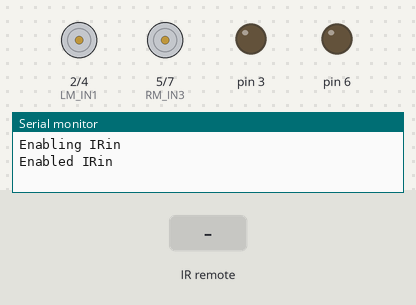
Simulated run of this sketch. Board: Arduino Uno, built with avr-gcc and run on an emulated ATmega328P. Shown: motor-driver pin pairs drawn as motors (green arrow = first pin HIGH = forward, orange = second pin HIGH = backward, longer = more drive), output pins drawn as LEDs (lit = HIGH), the last lines printed to the serial monitor. The inputs (shaded band) are chosen by the test bench.

Above: at 1.2 s.
1.3 s: infrared code 0xFD8877 received
At 2.6 s:
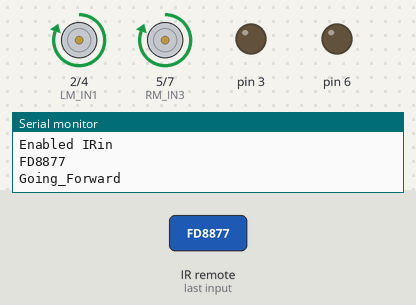
3.1 s: infrared code 0xFD28D7 received
At 3.8 s:
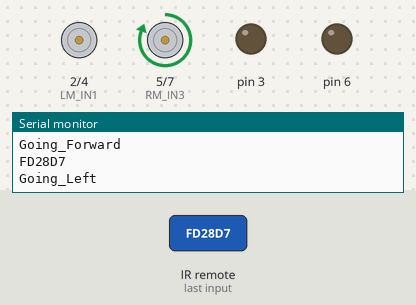
5.4 s: infrared code 0xFD6897 received
At 6.1 s:
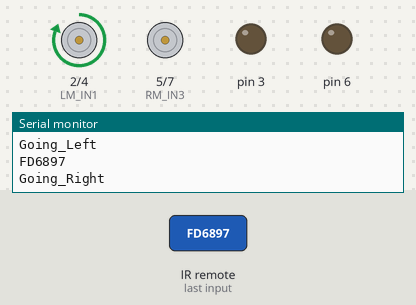
7.7 s: infrared code 0xFD9867 received
At 8.7 s:
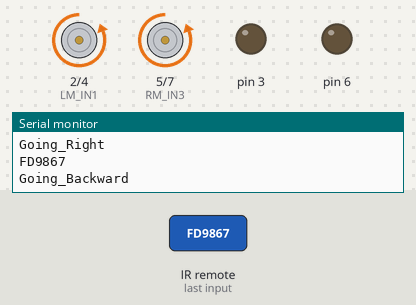
Timing chart, 0 to 10.5 s (numbered marks = the images above; inputs shaded):
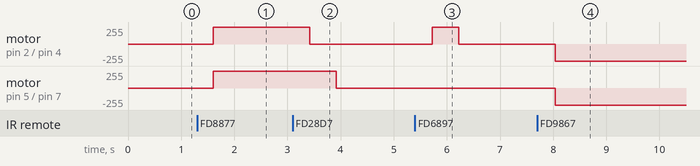

The sketch:

IR_control.ino
```cpp
// IR program for Arduino robot

#include <IRremote.h>

/*
   Left Motor
*/
// IN 1
#define LM_IN1    2
// IN 2
#define LM_IN2    4
/*
   Right Motor
*/
// IN 3
#define RM_IN3    5
// IN 4
#define RM_IN4    7


// IR receiver
# define RECV_PIN 10

IRrecv irrecv(RECV_PIN);

decode_results results;

//HEX codes for buttons
#define FWD       0xFD8877 // go forward
#define LFT       0xFD28D7 // go left
#define RGT       0xFD6897 // go right
#define BWD       0xFD9867 // go backward
#define STOP      0xFD30CF // stop
#define RESET     0xFD00FF // Resets the Arduino Board(RED)

unsigned long int value=0;

/*
 ************Arduino Reset Pin**************
 */
#define RESET_PIN A0

void setup() {

  // set mode of the pins as output
  for (int i = 2; i <= 7; i++) {
    pinMode(i, OUTPUT);
  }


  // start serial communication
  Serial.begin(9600);
  // In case the interrupt driver crashes on setup, give a clue
  // to the user what's going on.
  Serial.println("Enabling IRin");
  irrecv.enableIRIn(); // Start the receiver
  Serial.println("Enabled IRin");

}

void loop() {
  if (irrecv.decode(&results)) {
    value = results.value;
    Serial.println(value, HEX);
    irrecv.resume(); // Receive the next value
    delay(200);
  }

  delay(100);
  check_Inst(value);
  value=0;
}

void check_Inst(long int value) {

  switch (value) {
    case FWD:
      go_Forward();
      break;
    case LFT:
      go_Left();
      break;
    case RGT:
      go_Right();
      break;
    case BWD:
      go_Backward();
      break;
    case STOP:
      go_Stop();
      break;
    case RESET:
      pinMode(RESET_PIN,OUTPUT);
      digitalWrite(RESET_PIN,HIGH);
      break;

    default:
      value = 0;
  }
}

void go_Forward() {

  movement_Inst_Fwd();
  delay(10);
}

void go_Left() {

  movement_Inst_Lft();
  delay(10);
}

void go_Right() {

  movement_Inst_Rgt();
  delay(10);
}

void go_Backward(){

  movement_Inst_Bwd();
  delay(10);
}

void go_Stop(){

  movement_Inst_Stp();
  delay(10);
}

/*
 * These movement instruction are repeated several times in the code
 */
void movement_Inst_Fwd(void){
  Serial.println("Going_Forward");

  // forward movement instructions
  digitalWrite(LM_IN1,HIGH);
  digitalWrite(LM_IN2,LOW);
  digitalWrite(RM_IN3,HIGH);
  digitalWrite(RM_IN4,LOW);
  }

void movement_Inst_Lft(void){
  Serial.println("Going_Left");

  // Left movement instructions
  digitalWrite(LM_IN1,LOW);
  digitalWrite(LM_IN2,LOW);
  digitalWrite(RM_IN3,HIGH);
  digitalWrite(RM_IN4,LOW);
  delay(500);
  digitalWrite(LM_IN1,LOW);
  digitalWrite(LM_IN2,LOW);
  digitalWrite(RM_IN3,LOW);
  digitalWrite(RM_IN4,LOW);
  delay(500);
  }

void movement_Inst_Rgt(void){
  Serial.println("Going_Right");

  // Rgt movement instructions
  digitalWrite(LM_IN1,HIGH);
  digitalWrite(LM_IN2,LOW);
  digitalWrite(RM_IN3,LOW);
  digitalWrite(RM_IN4,LOW);
  delay(500);
  digitalWrite(LM_IN1,LOW);
  digitalWrite(LM_IN2,LOW);
  digitalWrite(RM_IN3,LOW);
  digitalWrite(RM_IN4,LOW);
  delay(500);

  }

void movement_Inst_Bwd(void){
  Serial.println("Going_Backward");

  // Bwd movement instructions
  digitalWrite(LM_IN1,LOW);
  digitalWrite(LM_IN2,HIGH);
  digitalWrite(RM_IN3,LOW);
  digitalWrite(RM_IN4,HIGH);
  }

void movement_Inst_Stp(void){
  Serial.println("Stopping");

  // Stp movement instructions
  digitalWrite(LM_IN1,LOW);
  digitalWrite(LM_IN2,LOW);
  digitalWrite(RM_IN3,LOW);
  digitalWrite(RM_IN4,LOW);
  }
```

Measured:
- after the input at 1.3 s, motor on pin 2 (LM_IN1) / pin 4 (LM_IN2), motor on pin 5 (RM_IN3) / pin 7 (RM_IN4): stopped → forward 255/255 after 0.30 s
- after the input at 3.1 s, motor on pin 2 (LM_IN1) / pin 4 (LM_IN2): forward 255/255 → stopped after 0.32 s; motor on pin 5 (RM_IN3) / pin 7 (RM_IN4): forward 255/255 → stopped after 0.82 s
- after the input at 5.4 s, motor on pin 2 (LM_IN1) / pin 4 (LM_IN2): stopped → forward 255/255 after 0.33 s, → stopped 0.50 s later
- after the input at 7.7 s, motor on pin 2 (LM_IN1) / pin 4 (LM_IN2), motor on pin 5 (RM_IN3) / pin 7 (RM_IN4): stopped → backward 255/255 after 0.34 s
